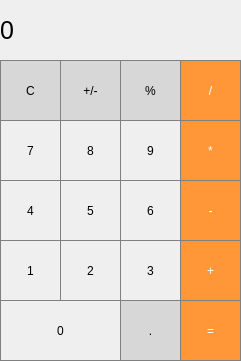
<?xml version="1.0" encoding="UTF-8"?>
<ui version="4.0">
 <class>MainWindow</class>
 <widget class="QMainWindow" name="MainWindow">
  <property name="geometry">
   <rect>
    <x>0</x>
    <y>0</y>
    <width>241</width>
    <height>361</height>
   </rect>
  </property>
  <property name="windowTitle">
   <string>MainWindow</string>
  </property>
  <widget class="QWidget" name="centralwidget">
   <widget class="QLabel" name="label">
    <property name="geometry">
     <rect>
      <x>0</x>
      <y>0</y>
      <width>241</width>
      <height>61</height>
     </rect>
    </property>
    <property name="font">
     <font>
      <pointsize>19</pointsize>
     </font>
    </property>
    <property name="styleSheet">
     <string notr="true">QLabel{
	qproperty-alignment:'AlignVCenter|AlignRight';
	border:1px solid gray;
}

background-color:Whitel;</string>
    </property>
    <property name="text">
     <string>0</string>
    </property>
   </widget>
   <widget class="QPushButton" name="pushButton_clear">
    <property name="geometry">
     <rect>
      <x>0</x>
      <y>60</y>
      <width>61</width>
      <height>61</height>
     </rect>
    </property>
    <property name="styleSheet">
     <string notr="true">QPushButton{
	border: 1px Solid Gray;
	background-color:rgb(215,215,215);
}
QPushButton:pressed{
	background-color:qlineargradient(x1: 0, y: 1,x2: 0, y2: 1,
								 stop: 0 #BEBEBE, stop: 1 #D7D7D7 );
} 
</string>
    </property>
    <property name="text">
     <string>C</string>
    </property>
   </widget>
   <widget class="QPushButton" name="pushButton_plusMinus">
    <property name="geometry">
     <rect>
      <x>60</x>
      <y>60</y>
      <width>61</width>
      <height>61</height>
     </rect>
    </property>
    <property name="styleSheet">
     <string notr="true">QPushButton{
	border: 1px Solid Gray;
	background-color:rgb(215,215,215);
}
QPushButton:pressed{
	background-color:qlineargradient(x1: 0, y: 1,x2: 0, y2: 1,
								 stop: 0 #BEBEBE, stop: 1 #D7D7D7 );
} 
</string>
    </property>
    <property name="text">
     <string>+/-</string>
    </property>
   </widget>
   <widget class="QPushButton" name="pushButton_divide">
    <property name="geometry">
     <rect>
      <x>180</x>
      <y>60</y>
      <width>61</width>
      <height>61</height>
     </rect>
    </property>
    <property name="styleSheet">
     <string notr="true">QPushButton{
	border: 1px Solid Gray;
	background-color:rgb(255,151,57);
	color:White;
}
QPushButton:pressed{
	background-color:qlineargradient(x1: 0, y: 1,x2: 0, y2: 1,
								 stop: 0 #FF7832, stop: 1 #FF9739 );
} 
</string>
    </property>
    <property name="text">
     <string>/</string>
    </property>
   </widget>
   <widget class="QPushButton" name="pushButton_percent">
    <property name="geometry">
     <rect>
      <x>120</x>
      <y>60</y>
      <width>61</width>
      <height>61</height>
     </rect>
    </property>
    <property name="styleSheet">
     <string notr="true">QPushButton{
	border: 1px Solid Gray;
	background-color:rgb(215,215,215);
}
QPushButton:pressed{
	background-color:qlineargradient(x1: 0, y: 1,x2: 0, y2: 1,
								 stop: 0 #BEBEBE, stop: 1 #D7D7D7 );
} 
</string>
    </property>
    <property name="text">
     <string>%</string>
    </property>
   </widget>
   <widget class="QPushButton" name="pushButton_multiply">
    <property name="geometry">
     <rect>
      <x>180</x>
      <y>120</y>
      <width>61</width>
      <height>61</height>
     </rect>
    </property>
    <property name="styleSheet">
     <string notr="true">QPushButton{
	border: 1px Solid Gray;
	background-color:rgb(255,151,57);
	color:White;
}
QPushButton:pressed{
	background-color:qlineargradient(x1: 0, y: 1,x2: 0, y2: 1,
								 stop: 0 #FF7832, stop: 1 #FF9739 );
} 
</string>
    </property>
    <property name="text">
     <string>*</string>
    </property>
   </widget>
   <widget class="QPushButton" name="pushButton_eight">
    <property name="geometry">
     <rect>
      <x>60</x>
      <y>120</y>
      <width>61</width>
      <height>61</height>
     </rect>
    </property>
    <property name="styleSheet">
     <string notr="true">QPushButton{
	border: 1px solid gray;
}
QPushButton:pressed{
	background-color:qlineargradient(x1: 0, y: 1,x2: 0, y2: 1,
								 stop: 0 #dadbde, stop: 1 #f6f7fa );
} 
</string>
    </property>
    <property name="text">
     <string>8</string>
    </property>
   </widget>
   <widget class="QPushButton" name="pushButton_seven">
    <property name="geometry">
     <rect>
      <x>0</x>
      <y>120</y>
      <width>61</width>
      <height>61</height>
     </rect>
    </property>
    <property name="styleSheet">
     <string notr="true">QPushButton{
	border: 1px solid gray;
}
QPushButton:pressed{
	background-color:qlineargradient(x1: 0, y: 1,x2: 0, y2: 1,
								 stop: 0 #dadbde, stop: 1 #f6f7fa );
} 
</string>
    </property>
    <property name="text">
     <string>7</string>
    </property>
   </widget>
   <widget class="QPushButton" name="pushButton_nine">
    <property name="geometry">
     <rect>
      <x>120</x>
      <y>120</y>
      <width>61</width>
      <height>61</height>
     </rect>
    </property>
    <property name="styleSheet">
     <string notr="true">QPushButton{
	border: 1px solid gray;
}
QPushButton:pressed{
	background-color:qlineargradient(x1: 0, y: 1,x2: 0, y2: 1,
								 stop: 0 #dadbde, stop: 1 #f6f7fa );
} 
</string>
    </property>
    <property name="text">
     <string>9</string>
    </property>
   </widget>
   <widget class="QPushButton" name="pushButton_minus">
    <property name="geometry">
     <rect>
      <x>180</x>
      <y>180</y>
      <width>61</width>
      <height>61</height>
     </rect>
    </property>
    <property name="styleSheet">
     <string notr="true">QPushButton{
	border: 1px Solid Gray;
	background-color:rgb(255,151,57);
	color:White;
}
QPushButton:pressed{
	background-color:qlineargradient(x1: 0, y: 1,x2: 0, y2: 1,
								 stop: 0 #FF7832, stop: 1 #FF9739 );
} 
</string>
    </property>
    <property name="text">
     <string>-</string>
    </property>
   </widget>
   <widget class="QPushButton" name="pushButton_five">
    <property name="geometry">
     <rect>
      <x>60</x>
      <y>180</y>
      <width>61</width>
      <height>61</height>
     </rect>
    </property>
    <property name="styleSheet">
     <string notr="true">QPushButton{
	border: 1px solid gray;
}
QPushButton:pressed{
	background-color:qlineargradient(x1: 0, y: 1,x2: 0, y2: 1,
								 stop: 0 #dadbde, stop: 1 #f6f7fa );
} 
</string>
    </property>
    <property name="text">
     <string>5</string>
    </property>
   </widget>
   <widget class="QPushButton" name="pushButton_four">
    <property name="geometry">
     <rect>
      <x>0</x>
      <y>180</y>
      <width>61</width>
      <height>61</height>
     </rect>
    </property>
    <property name="styleSheet">
     <string notr="true">QPushButton{
	border: 1px solid gray;
}
QPushButton:pressed{
	background-color:qlineargradient(x1: 0, y: 1,x2: 0, y2: 1,
								 stop: 0 #dadbde, stop: 1 #f6f7fa );
} 
</string>
    </property>
    <property name="text">
     <string>4</string>
    </property>
   </widget>
   <widget class="QPushButton" name="pushButton_six">
    <property name="geometry">
     <rect>
      <x>120</x>
      <y>180</y>
      <width>61</width>
      <height>61</height>
     </rect>
    </property>
    <property name="styleSheet">
     <string notr="true">QPushButton{
	border: 1px solid gray;
}
QPushButton:pressed{
	background-color:qlineargradient(x1: 0, y: 1,x2: 0, y2: 1,
								 stop: 0 #dadbde, stop: 1 #f6f7fa );
} 
</string>
    </property>
    <property name="text">
     <string>6</string>
    </property>
   </widget>
   <widget class="QPushButton" name="pushButton_plus">
    <property name="geometry">
     <rect>
      <x>180</x>
      <y>240</y>
      <width>61</width>
      <height>61</height>
     </rect>
    </property>
    <property name="styleSheet">
     <string notr="true">QPushButton{
	border: 1px Solid Gray;
	background-color:rgb(255,151,57);
	color:White;
}
QPushButton:pressed{
	background-color:qlineargradient(x1: 0, y: 1,x2: 0, y2: 1,
								 stop: 0 #FF7832, stop: 1 #FF9739 );
} 
</string>
    </property>
    <property name="text">
     <string>+</string>
    </property>
   </widget>
   <widget class="QPushButton" name="pushButton_two">
    <property name="geometry">
     <rect>
      <x>60</x>
      <y>240</y>
      <width>61</width>
      <height>61</height>
     </rect>
    </property>
    <property name="styleSheet">
     <string notr="true">QPushButton{
	border: 1px solid gray;
}
QPushButton:pressed{
	background-color:qlineargradient(x1: 0, y: 1,x2: 0, y2: 1,
								 stop: 0 #dadbde, stop: 1 #f6f7fa );
} 
</string>
    </property>
    <property name="text">
     <string>2</string>
    </property>
   </widget>
   <widget class="QPushButton" name="pushButton_one">
    <property name="geometry">
     <rect>
      <x>0</x>
      <y>240</y>
      <width>61</width>
      <height>61</height>
     </rect>
    </property>
    <property name="styleSheet">
     <string notr="true">QPushButton{
	border: 1px solid gray;
}
QPushButton:pressed{
	background-color:qlineargradient(x1: 0, y: 1,x2: 0, y2: 1,
								 stop: 0 #dadbde, stop: 1 #f6f7fa );
} 
</string>
    </property>
    <property name="text">
     <string>1</string>
    </property>
   </widget>
   <widget class="QPushButton" name="pushButton_three">
    <property name="geometry">
     <rect>
      <x>120</x>
      <y>240</y>
      <width>61</width>
      <height>61</height>
     </rect>
    </property>
    <property name="styleSheet">
     <string notr="true">QPushButton{
	border: 1px solid gray;
}
QPushButton:pressed{
	background-color:qlineargradient(x1: 0, y: 1,x2: 0, y2: 1,
								 stop: 0 #dadbde, stop: 1 #f6f7fa );
} 
</string>
    </property>
    <property name="text">
     <string>3</string>
    </property>
   </widget>
   <widget class="QPushButton" name="pushButton_decimal">
    <property name="geometry">
     <rect>
      <x>120</x>
      <y>300</y>
      <width>61</width>
      <height>61</height>
     </rect>
    </property>
    <property name="styleSheet">
     <string notr="true">QPushButton{
	border: 1px Solid Gray;
	background-color:rgb(215,215,215);
}
QPushButton:pressed{
	background-color:qlineargradient(x1: 0, y: 1,x2: 0, y2: 1,
								 stop: 0 #BEBEBE, stop: 1 #D7D7D7 );
} 
</string>
    </property>
    <property name="text">
     <string>.</string>
    </property>
   </widget>
   <widget class="QPushButton" name="pushButton_equals">
    <property name="geometry">
     <rect>
      <x>180</x>
      <y>300</y>
      <width>61</width>
      <height>61</height>
     </rect>
    </property>
    <property name="styleSheet">
     <string notr="true">QPushButton{
	border: 1px Solid Gray;
	background-color:rgb(255,151,57);
	color:White;
}
QPushButton:pressed{
	background-color:qlineargradient(x1: 0, y: 1,x2: 0, y2: 1,
								 stop: 0 #FF7832, stop: 1 #FF9739 );
} 
</string>
    </property>
    <property name="text">
     <string>=</string>
    </property>
   </widget>
   <widget class="QPushButton" name="pushButton_zero">
    <property name="geometry">
     <rect>
      <x>0</x>
      <y>300</y>
      <width>121</width>
      <height>61</height>
     </rect>
    </property>
    <property name="styleSheet">
     <string notr="true">QPushButton{
	border: 1px solid gray;
}
QPushButton:pressed{
	background-color:qlineargradient(x1: 0, y: 1,x2: 0, y2: 1,
								 stop: 0 #dadbde, stop: 1 #f6f7fa );
} 
</string>
    </property>
    <property name="text">
     <string>0</string>
    </property>
   </widget>
  </widget>
 </widget>
 <resources/>
 <connections/>
</ui>
